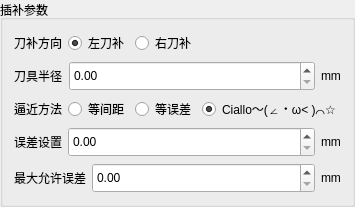
        <widget class="QGroupBox" name="groupBox_2">
         <property name="sizePolicy">
          <sizepolicy hsizetype="Preferred" vsizetype="Preferred">
           <horstretch>0</horstretch>
           <verstretch>0</verstretch>
          </sizepolicy>
         </property>
         <property name="title">
          <string>插补参数</string>
         </property>
         <layout class="QVBoxLayout" name="verticalLayout_3">
          <item>
           <widget class="QWidget" name="widget_5" native="true">
            <property name="sizePolicy">
             <sizepolicy hsizetype="Fixed" vsizetype="Preferred">
              <horstretch>0</horstretch>
              <verstretch>0</verstretch>
             </sizepolicy>
            </property>
            <layout class="QHBoxLayout" name="horizontalLayout_3">
             <property name="leftMargin">
              <number>0</number>
             </property>
             <property name="topMargin">
              <number>0</number>
             </property>
             <property name="rightMargin">
              <number>0</number>
             </property>
             <property name="bottomMargin">
              <number>0</number>
             </property>
             <item>
              <widget class="QLabel" name="label_28">
               <property name="sizePolicy">
                <sizepolicy hsizetype="Fixed" vsizetype="Preferred">
                 <horstretch>0</horstretch>
                 <verstretch>0</verstretch>
                </sizepolicy>
               </property>
               <property name="text">
                <string>刀补方向</string>
               </property>
              </widget>
             </item>
             <item>
              <widget class="QRadioButton" name="zuodaobu">
               <property name="sizePolicy">
                <sizepolicy hsizetype="Fixed" vsizetype="Fixed">
                 <horstretch>0</horstretch>
                 <verstretch>0</verstretch>
                </sizepolicy>
               </property>
               <property name="text">
                <string>左刀补</string>
               </property>
               <property name="checked">
                <bool>true</bool>
               </property>
              </widget>
             </item>
             <item>
              <widget class="QRadioButton" name="youdaobu">
               <property name="sizePolicy">
                <sizepolicy hsizetype="Fixed" vsizetype="Fixed">
                 <horstretch>0</horstretch>
                 <verstretch>0</verstretch>
                </sizepolicy>
               </property>
               <property name="text">
                <string>右刀补</string>
               </property>
              </widget>
             </item>
            </layout>
           </widget>
          </item>
          <item>
           <widget class="QWidget" name="widget_7" native="true">
            <layout class="QHBoxLayout" name="horizontalLayout_5">
             <property name="leftMargin">
              <number>0</number>
             </property>
             <property name="topMargin">
              <number>0</number>
             </property>
             <property name="rightMargin">
              <number>0</number>
             </property>
             <property name="bottomMargin">
              <number>0</number>
             </property>
             <item>
              <widget class="QLabel" name="label_31">
               <property name="sizePolicy">
                <sizepolicy hsizetype="Fixed" vsizetype="Preferred">
                 <horstretch>0</horstretch>
                 <verstretch>0</verstretch>
                </sizepolicy>
               </property>
               <property name="text">
                <string>刀具半径</string>
               </property>
              </widget>
             </item>
             <item>
              <widget class="QDoubleSpinBox" name="daojubanjing">
               <property name="minimumSize">
                <size>
                 <width>0</width>
                 <height>30</height>
                </size>
               </property>
              </widget>
             </item>
             <item>
              <widget class="QLabel" name="label_30">
               <property name="sizePolicy">
                <sizepolicy hsizetype="Fixed" vsizetype="Preferred">
                 <horstretch>0</horstretch>
                 <verstretch>0</verstretch>
                </sizepolicy>
               </property>
               <property name="text">
                <string>mm</string>
               </property>
              </widget>
             </item>
            </layout>
           </widget>
          </item>
          <item>
           <widget class="QWidget" name="widget_6" native="true">
            <property name="sizePolicy">
             <sizepolicy hsizetype="Fixed" vsizetype="Preferred">
              <horstretch>0</horstretch>
              <verstretch>0</verstretch>
             </sizepolicy>
            </property>
            <layout class="QHBoxLayout" name="horizontalLayout_4">
             <property name="leftMargin">
              <number>0</number>
             </property>
             <property name="topMargin">
              <number>0</number>
             </property>
             <property name="rightMargin">
              <number>0</number>
             </property>
             <property name="bottomMargin">
              <number>0</number>
             </property>
             <item>
              <widget class="QLabel" name="label_29">
               <property name="sizePolicy">
                <sizepolicy hsizetype="Fixed" vsizetype="Preferred">
                 <horstretch>0</horstretch>
                 <verstretch>0</verstretch>
                </sizepolicy>
               </property>
               <property name="text">
                <string>逼近方法</string>
               </property>
              </widget>
             </item>
             <item>
              <widget class="QRadioButton" name="dengjianju">
               <property name="sizePolicy">
                <sizepolicy hsizetype="Fixed" vsizetype="Fixed">
                 <horstretch>0</horstretch>
                 <verstretch>0</verstretch>
                </sizepolicy>
               </property>
               <property name="text">
                <string>等间距</string>
               </property>
               <property name="checked">
                <bool>false</bool>
               </property>
              </widget>
             </item>
             <item>
              <widget class="QRadioButton" name="dengwucha">
               <property name="sizePolicy">
                <sizepolicy hsizetype="Fixed" vsizetype="Fixed">
                 <horstretch>0</horstretch>
                 <verstretch>0</verstretch>
                </sizepolicy>
               </property>
               <property name="text">
                <string>等误差</string>
               </property>
              </widget>
             </item>
             <item>
              <widget class="QRadioButton" name="bijinfangfa">
               <property name="sizePolicy">
                <sizepolicy hsizetype="Fixed" vsizetype="Fixed">
                 <horstretch>0</horstretch>
                 <verstretch>0</verstretch>
                </sizepolicy>
               </property>
               <property name="text">
                <string>Ciallo～(∠・ω&lt; )⌒☆</string>
               </property>
               <property name="checked">
                <bool>true</bool>
               </property>
              </widget>
             </item>
            </layout>
           </widget>
          </item>
          <item>
           <widget class="QWidget" name="wuchashezhi" native="true">
            <layout class="QHBoxLayout" name="horizontalLayout_10">
             <property name="leftMargin">
              <number>0</number>
             </property>
             <property name="topMargin">
              <number>0</number>
             </property>
             <property name="rightMargin">
              <number>0</number>
             </property>
             <property name="bottomMargin">
              <number>0</number>
             </property>
             <item>
              <widget class="QLabel" name="label_39">
               <property name="sizePolicy">
                <sizepolicy hsizetype="Fixed" vsizetype="Preferred">
                 <horstretch>0</horstretch>
                 <verstretch>0</verstretch>
                </sizepolicy>
               </property>
               <property name="text">
                <string>误差设置</string>
               </property>
              </widget>
             </item>
             <item>
              <widget class="QDoubleSpinBox" name="gudingwucha">
               <property name="minimumSize">
                <size>
                 <width>0</width>
                 <height>30</height>
                </size>
               </property>
              </widget>
             </item>
             <item>
              <widget class="QLabel" name="label_40">
               <property name="sizePolicy">
                <sizepolicy hsizetype="Fixed" vsizetype="Preferred">
                 <horstretch>0</horstretch>
                 <verstretch>0</verstretch>
                </sizepolicy>
               </property>
               <property name="text">
                <string>mm</string>
               </property>
              </widget>
             </item>
            </layout>
           </widget>
          </item>
          <item>
           <widget class="QWidget" name="yunxuwuchashezhi" native="true">
            <layout class="QHBoxLayout" name="horizontalLayout_6">
             <property name="leftMargin">
              <number>0</number>
             </property>
             <property name="topMargin">
              <number>0</number>
             </property>
             <property name="rightMargin">
              <number>0</number>
             </property>
             <property name="bottomMargin">
              <number>0</number>
             </property>
             <item>
              <widget class="QLabel" name="label_33">
               <property name="sizePolicy">
                <sizepolicy hsizetype="Fixed" vsizetype="Preferred">
                 <horstretch>0</horstretch>
                 <verstretch>0</verstretch>
                </sizepolicy>
               </property>
               <property name="text">
                <string>最大允许误差</string>
               </property>
              </widget>
             </item>
             <item>
              <widget class="QDoubleSpinBox" name="zuidawucha">
               <property name="minimumSize">
                <size>
                 <width>0</width>
                 <height>30</height>
                </size>
               </property>
              </widget>
             </item>
             <item>
              <widget class="QLabel" name="label_32">
               <property name="sizePolicy">
                <sizepolicy hsizetype="Fixed" vsizetype="Preferred">
                 <horstretch>0</horstretch>
                 <verstretch>0</verstretch>
                </sizepolicy>
               </property>
               <property name="text">
                <string>mm</string>
               </property>
              </widget>
             </item>
            </layout>
           </widget>
          </item>
         </layout>
        </widget>
